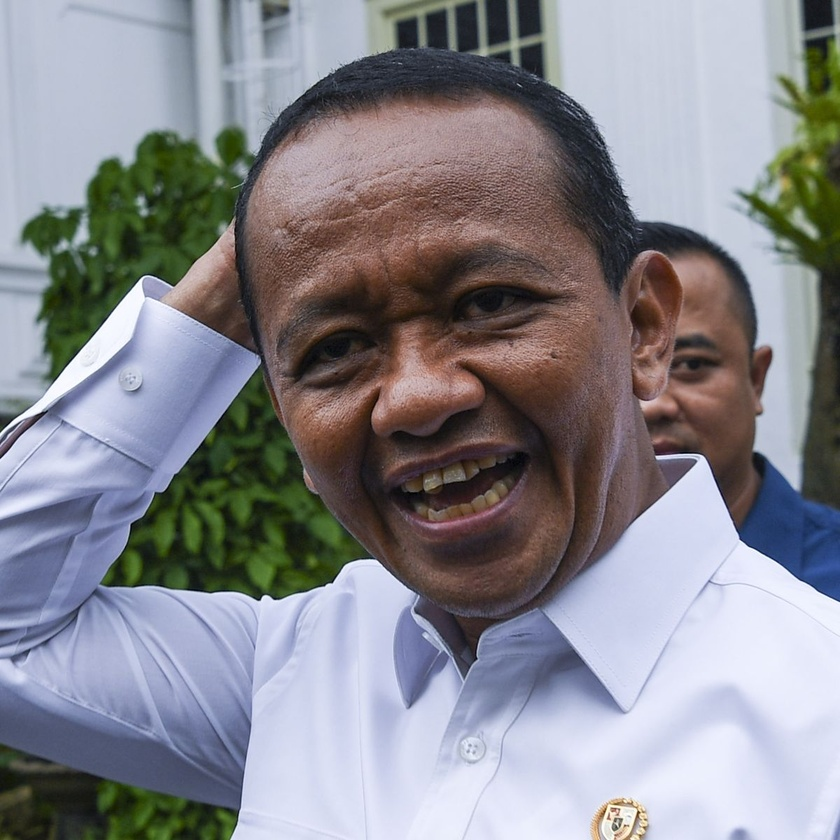
#> input picture face2.jpeg, 840 x 840 px, shrunk from 1200 x 1200 before the run, found by its file name
$ python exercise_6_4.py
#> lines starting #> are read from the running program, lines starting #| are printed output that depends on the picture; after the words box and inside, x2 and y2 are one past the last pixel; in counts of white or black regions, pixels touching at a corner belong together
# Exercise 6.4
# Modify the Example 6.4 Python program, trying different images and commenting on
# the accuracy of the detections.
import cv2

test_images = ['face2.jpeg', 'face1.jpeg', 'face0.jpg']
faceCascade = cv2.CascadeClassifier('haarcascade_frontalface_default.xml')
eyeCascade = cv2.CascadeClassifier('haarcascade_eye.xml')
smileCascade = cv2.CascadeClassifier('haarcascade_smile.xml')

for img_name in test_images:
    img = cv2.imread(img_name)
#> img is the input picture: shape (840, 840, 3); mean B, G, R 141.6, 134.9, 135.3
    if img is None:
        print(f"Gambar {img_name} tidak ditemukan, lewati.")
        continue

    gray = cv2.cvtColor(img, cv2.COLOR_BGR2GRAY)
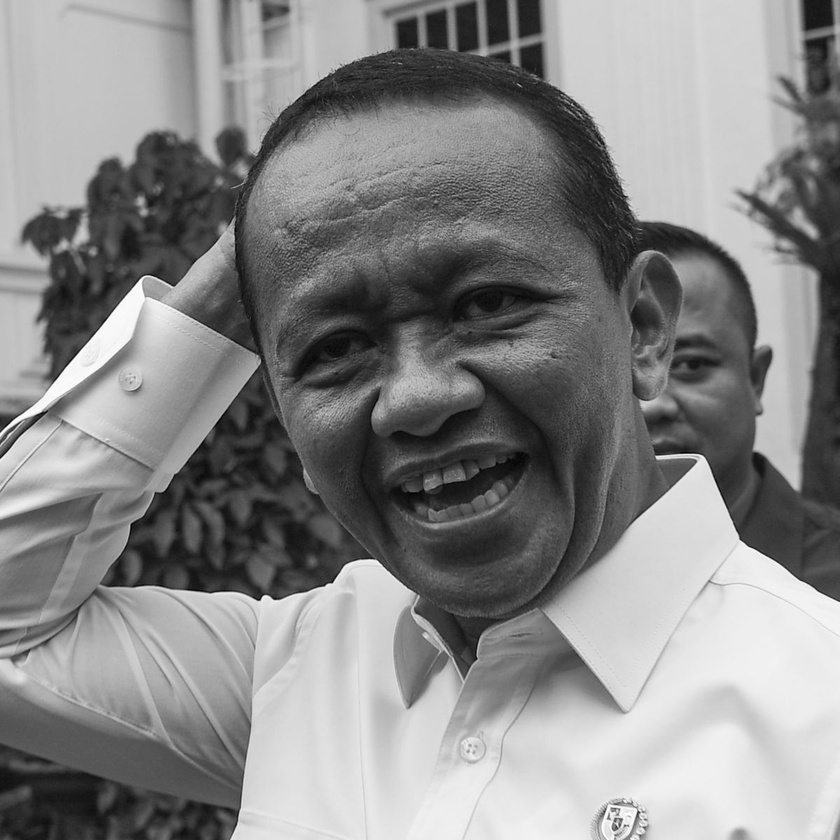
#> gray: shape (840, 840); min 0, max 255, mean 135.8
    faces = faceCascade.detectMultiScale(
        gray,
        scaleFactor=1.3,
        minNeighbors=5,
        minSize=(30, 30)
    )
#> faces = ()

    print(f"\nGambar: {img_name} | Wajah terdeteksi: {len(faces)}")
#| Gambar: face2.jpeg | Wajah terdeteksi: 0

    for (x, y, w, h) in faces:
        cv2.rectangle(img, (x, y), (x + w, y + h), (255, 255, 0), 2)
        cv2.putText(img, 'face', (x + 10, y + 10), cv2.FONT_HERSHEY_SIMPLEX, 1, (255, 0, 255), 2)
        face_gray = gray[y:y + h, x:x + w]
        face_color = img[y:y + h, x:x + w]

        eyes = eyeCascade.detectMultiScale(
            face_gray,
            scaleFactor=1.1,
            minNeighbors=10,
            minSize=(10, 10),
        )
        print(f"  - Mata terdeteksi: {len(eyes)}")
        for (ex, ey, ew, eh) in eyes:
            cv2.rectangle(face_color, (ex, ey), (ex + ew, ey + eh), (0, 255, 0), 2)

        smile = smileCascade.detectMultiScale(
            face_gray,
            scaleFactor=1.5,
            minNeighbors=5,
            minSize=(10, 10),
        )
        print(f"  - Senyuman terdeteksi: {len(smile)}")
        for (xx, yy, ww, hh) in smile:
            cv2.rectangle(face_color, (xx, yy), (xx + ww, yy + hh), (0, 0, 255), 2)
#> this loop made 0 passes

    cv2.imshow(f'Exercise 6.4 - {img_name}', img)
    cv2.waitKey(0)
#> pass 2 of the loop `for img_name in test_images:`:
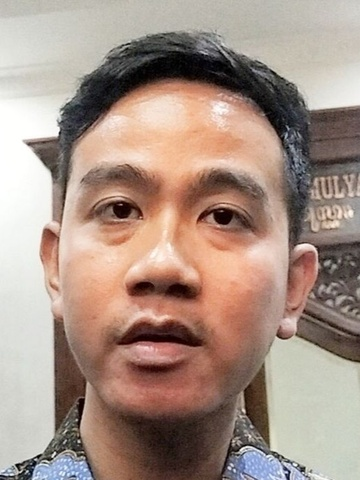
#> input picture face1.jpeg, 360 x 480 px, shrunk from 515 x 686 before the run, found by its file name
#> img is the input picture: shape (480, 360, 3); mean B, G, R 134.1, 145.9, 167.4
#> gray: shape (480, 360)
#> faces = [[27, 95, 290, 290]]
#| Gambar: face1.jpeg | Wajah terdeteksi: 1
#> the loop `for (x, y, w, h) in faces:` made 1 pass
#> (x, y, w, h, eyes, smile) on pass 1: (27, 95, 290, 290, [[158, 90, 64, 64], [56, 83, 66, 66]], [[49, 141, 81, 40], [67, 222, 122, 61]])
#> (printed output is left out)
#> after the loop `for (x, y, w, h) in faces:`:
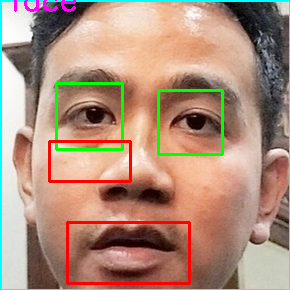
#> face_color: shape (290, 290, 3); mean B, G, R 123.6, 143, 173
#> after the loop `for (x, y, w, h) in faces:`:
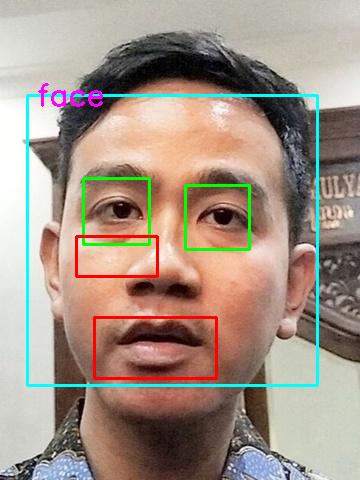
#> img: shape (480, 360, 3); 4.19% of pixels changed, all inside (x1, y1, x2, y2) = (26, 83, 319, 387)
#> pass 3 of the loop `for img_name in test_images:`:
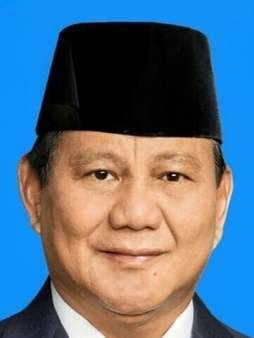
#> input picture face0.jpg, 254 x 338 px, shrunk from 363 x 483 before the run, found by its file name
#> img is the input picture: shape (338, 254, 3); mean B, G, R 130.4, 110.6, 87.5
#> gray: shape (338, 254)
#> faces = [[42, 106, 181, 181]]
#| Gambar: face0.jpg | Wajah terdeteksi: 1
#> the loop `for (x, y, w, h) in faces:` made 1 pass
#> (x, y, w, h, eyes, smile) on pass 1: (42, 106, 181, 181, [[36, 43, 50, 50], [107, 49, 44, 44]], [[50, 98, 81, 40], [34, 112, 122, 61]])
#> (printed output is left out)
#> after the loop `for (x, y, w, h) in faces:`:
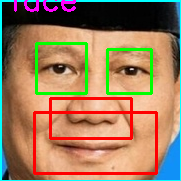
#> face_color: shape (181, 181, 3); mean B, G, R 93.4, 123.5, 156.4
#> after the loop `for (x, y, w, h) in faces:`:
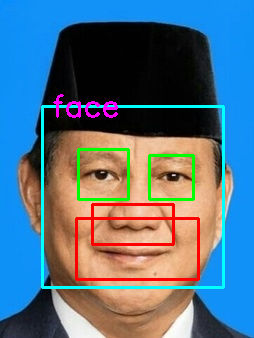
#> img: shape (338, 254, 3); 6.41% of pixels changed, all inside (x1, y1, x2, y2) = (41, 94, 225, 289)

cv2.destroyAllWindows()
